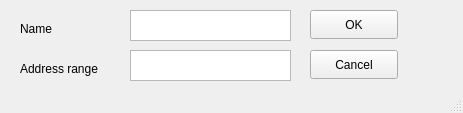
<?xml version="1.0" encoding="UTF-8"?>
<ui version="4.0">
 <class>MainWindow</class>
 <widget class="QMainWindow" name="MainWindow">
  <property name="geometry">
   <rect>
    <x>0</x>
    <y>0</y>
    <width>463</width>
    <height>113</height>
   </rect>
  </property>
  <property name="windowTitle">
   <string>Add pool</string>
  </property>
  <widget class="QWidget" name="centralwidget">
   <widget class="QLabel" name="label_2">
    <property name="geometry">
     <rect>
      <x>20</x>
      <y>60</y>
      <width>91</width>
      <height>17</height>
     </rect>
    </property>
    <property name="text">
     <string>Address range</string>
    </property>
   </widget>
   <widget class="QTextEdit" name="nameField">
    <property name="geometry">
     <rect>
      <x>130</x>
      <y>10</y>
      <width>161</width>
      <height>31</height>
     </rect>
    </property>
   </widget>
   <widget class="QTextEdit" name="rangeField">
    <property name="geometry">
     <rect>
      <x>130</x>
      <y>50</y>
      <width>161</width>
      <height>31</height>
     </rect>
    </property>
   </widget>
   <widget class="QPushButton" name="okButton">
    <property name="geometry">
     <rect>
      <x>310</x>
      <y>10</y>
      <width>88</width>
      <height>29</height>
     </rect>
    </property>
    <property name="text">
     <string>OK</string>
    </property>
   </widget>
   <widget class="QPushButton" name="cancelButton">
    <property name="geometry">
     <rect>
      <x>310</x>
      <y>50</y>
      <width>88</width>
      <height>29</height>
     </rect>
    </property>
    <property name="text">
     <string>Cancel</string>
    </property>
   </widget>
   <widget class="QLabel" name="label">
    <property name="geometry">
     <rect>
      <x>20</x>
      <y>20</y>
      <width>56</width>
      <height>17</height>
     </rect>
    </property>
    <property name="text">
     <string>Name</string>
    </property>
   </widget>
  </widget>
  <widget class="QStatusBar" name="statusbar"/>
 </widget>
 <resources/>
 <connections/>
</ui>
